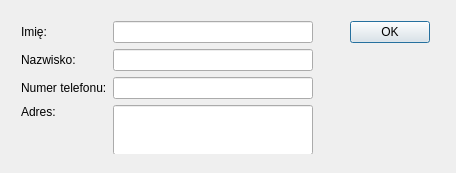
<?xml version="1.0" encoding="UTF-8"?>
<ui version="4.0">
 <class>addCustomerDialogClass</class>
 <widget class="QDialog" name="addCustomerDialogClass">
  <property name="geometry">
   <rect>
    <x>0</x>
    <y>0</y>
    <width>456</width>
    <height>173</height>
   </rect>
  </property>
  <property name="windowTitle">
   <string>addCustomerDialog</string>
  </property>
  <widget class="QWidget" name="layoutWidget">
   <property name="geometry">
    <rect>
     <x>10</x>
     <y>10</y>
     <width>431</width>
     <height>144</height>
    </rect>
   </property>
   <layout class="QHBoxLayout" name="horizontalLayout">
    <item>
     <layout class="QGridLayout" name="gridLayout">
      <item row="0" column="0">
       <widget class="QLabel" name="label">
        <property name="text">
         <string>Imię:</string>
        </property>
       </widget>
      </item>
      <item row="0" column="1">
       <widget class="QLineEdit" name="nameEdit"/>
      </item>
      <item row="1" column="0">
       <widget class="QLabel" name="label_2">
        <property name="text">
         <string>Nazwisko:</string>
        </property>
       </widget>
      </item>
      <item row="1" column="1">
       <widget class="QLineEdit" name="surnameEdit"/>
      </item>
      <item row="2" column="0">
       <widget class="QLabel" name="label_4">
        <property name="text">
         <string>Numer telefonu:</string>
        </property>
       </widget>
      </item>
      <item row="2" column="1">
       <widget class="QLineEdit" name="phoneEdit">
        <property name="inputMethodHints">
         <set>Qt::InputMethodHint::ImhNone</set>
        </property>
        <property name="maxLength">
         <number>9</number>
        </property>
       </widget>
      </item>
      <item row="3" column="0">
       <widget class="QLabel" name="label_3">
        <property name="text">
         <string>Adres:</string>
        </property>
        <property name="alignment">
         <set>Qt::AlignmentFlag::AlignLeading|Qt::AlignmentFlag::AlignLeft|Qt::AlignmentFlag::AlignTop</set>
        </property>
       </widget>
      </item>
      <item row="3" column="1">
       <widget class="QLineEdit" name="addressEdit">
        <property name="minimumSize">
         <size>
          <width>200</width>
          <height>50</height>
         </size>
        </property>
       </widget>
      </item>
     </layout>
    </item>
    <item>
     <spacer name="horizontalSpacer">
      <property name="orientation">
       <enum>Qt::Orientation::Horizontal</enum>
      </property>
      <property name="sizeHint" stdset="0">
       <size>
        <width>40</width>
        <height>20</height>
       </size>
      </property>
     </spacer>
    </item>
    <item>
     <layout class="QVBoxLayout" name="verticalLayout">
      <item>
       <widget class="QPushButton" name="okButton">
        <property name="text">
         <string>OK</string>
        </property>
       </widget>
      </item>
      <item>
       <spacer name="verticalSpacer">
        <property name="orientation">
         <enum>Qt::Orientation::Vertical</enum>
        </property>
        <property name="sizeHint" stdset="0">
         <size>
          <width>20</width>
          <height>40</height>
         </size>
        </property>
       </spacer>
      </item>
     </layout>
    </item>
   </layout>
  </widget>
 </widget>
 <layoutdefault spacing="6" margin="11"/>
 <resources/>
 <connections>
  <connection>
   <sender>okButton</sender>
   <signal>clicked()</signal>
   <receiver>addCustomerDialogClass</receiver>
   <slot>accept()</slot>
   <hints>
    <hint type="sourcelabel">
     <x>373</x>
     <y>19</y>
    </hint>
    <hint type="destinationlabel">
     <x>398</x>
     <y>69</y>
    </hint>
   </hints>
  </connection>
 </connections>
</ui>
